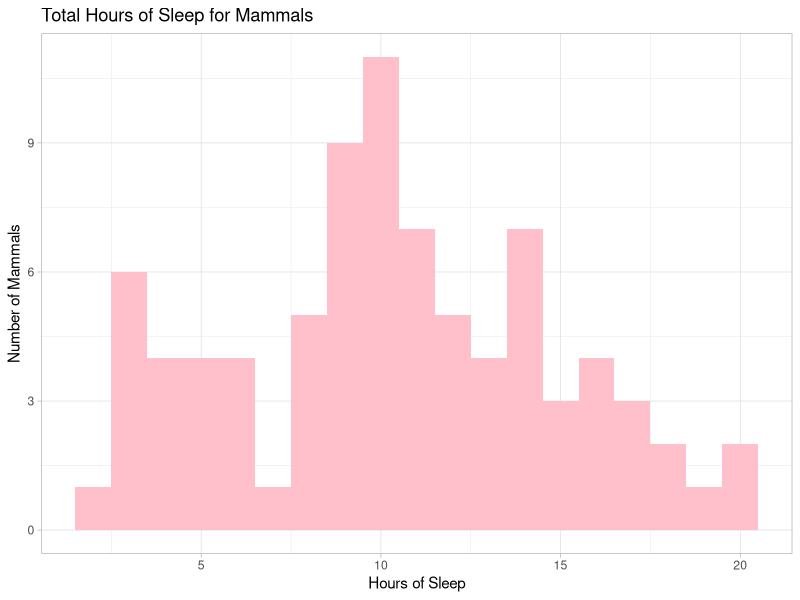

This figure's R source:
## ---- chunk 1
library(ggplot2)
## ---- chunk 2
?msleep
## ---- chunk 3
a_sleep <- data.frame(table(msleep$vore))
a_sleep["Percent"] <- round(a_sleep$Freq/length(msleep$vore), 4)
colnames(a_sleep) <- c("Vore", "Frequency", "Percent")
a_sleep
## ---- chunk 4
quantile(msleep$sleep_total, c(0.1, .2, .3, .4, .5, .6, .7, .8, .9))
## ---- chunk 5
sleepy <- data.frame(
  "Mean" = round(mean(msleep$sleep_total), digits = 2),
  "Median" = round(median(msleep$sleep_total), digits = 2),
  "Min" = round(min(msleep$sleep_total), digits = 2),
  "Max" = round(max(msleep$sleep_total), digits = 2),
  "Variance" = round(var(msleep$sleep_total), digits = 2),
  "Standard Deviation" = round(sd(msleep$sleep_total), digits = 2),
  "Range" = round((max(msleep$sleep_total)-min(msleep$sleep_total)), digits = 2)
)
sleepy
## ---- chunk 6
ggplot(msleep, aes(sleep_total)) +
  geom_histogram(binwidth = 1, fill = "pink") +
  xlab("Hours of Sleep") +
  ylab("Number of Mammals") +
  ggtitle("Total Hours of Sleep for Mammals") +
  theme_light()
